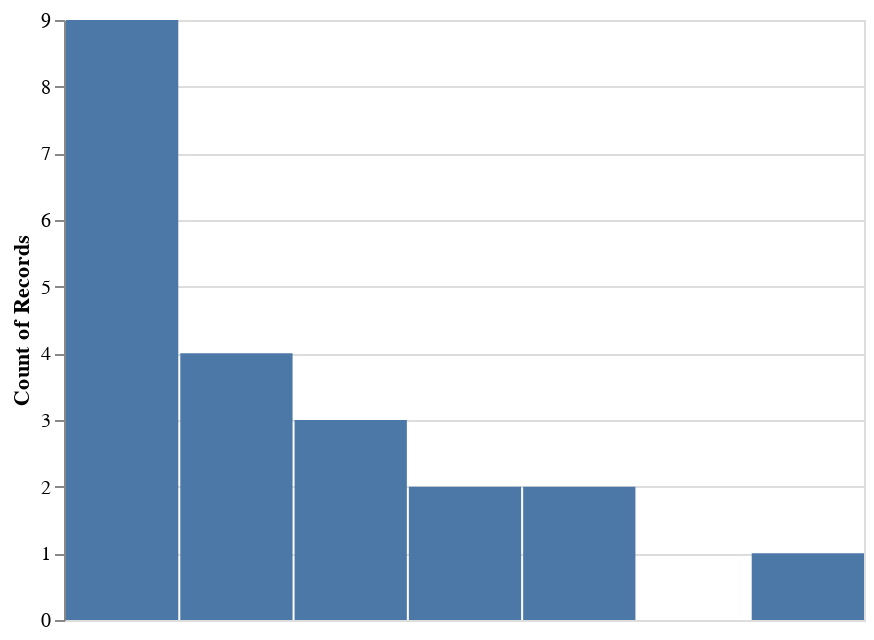

The cell this chart's notebook holds for it:
### Markdown cell above
### Histogramas

### Code cell
alt.Chart(agrupacion_clientes).mark_bar().encode(
  x=alt.X("IMPORTEMONTRANSACCION", bin=True, axis=None),
  y="count()",).interactive()

### Figure 1 — Vega-Lite specification as saved in the notebook (floating-point values rounded to 4 significant figures)
{"config": {"view": {"continuousWidth": 400, "continuousHeight": 300}}, "data": {"name": "data-329b21e98e5bca775fd5a11cb0e481f7"}, "mark": "bar", "encoding": {"x": {"type": "quantitative", "axis": null, "bin": true, "field": "IMPORTEMONTRANSACCION"}, "y": {"type": "quantitative", "aggregate": "count"}}, "selection": {"selector006": {"type": "interval", "bind": "scales", "encodings": ["x", "y"]}}, "$schema": "https://vega.github.io/schema/vega-lite/v4.8.1.json", "datasets": {"data-329b21e98e5bca775fd5a11cb0e481f7": [{"ORGANIZACION": "Algorte S.A.", "DESCRIPCION": 0.0, "PRODUCTODESCRIPCION": 0.0, "CANTIDAD": 1.0, "PRECIO": 150.0, "IMPORTEMONPRINCIPAL": 150.0, "IMPORTEMONTRANSACCION": 150.0, "VENDEDOR": 0.0, "DESCUENTO": 0.0}, {"ORGANIZACION": "Amazon Group", "DESCRIPCION": 0.0, "PRODUCTODESCRIPCION": 0.0, "CANTIDAD": 63.0, "PRECIO": 54050.0, "IMPORTEMONPRINCIPAL": 412100.0, "IMPORTEMONTRANSACCION": 412100.0, "VENDEDOR": 0.0, "DESCUENTO": 0.0}, {"ORGANIZACION": "Berker S.R.L", "DESCRIPCION": 0.0, "PRODUCTODESCRIPCION": 0.0, "CANTIDAD": 75.0, "PRECIO": 7760.0, "IMPORTEMONPRINCIPAL": 142200.0, "IMPORTEMONTRANSACCION": 142200.0, "VENDEDOR": 0.0, "DESCUENTO": 0.0}, {"ORGANIZACION": "Campomas S.A.", "DESCRIPCION": 0.0, "PRODUCTODESCRIPCION": 0.0, "CANTIDAD": 78.0, "PRECIO": 134500.0, "IMPORTEMONPRINCIPAL": 728200.0, "IMPORTEMONTRANSACCION": 728200.0, "VENDEDOR": 0.0, "DESCUENTO": 0.0}, {"ORGANIZACION": "Consumidor Final", "DESCRIPCION": 0.0, "PRODUCTODESCRIPCION": 0.0, "CANTIDAD": 10.0, "PRECIO": 124.0, "IMPORTEMONPRINCIPAL": 1240.0, "IMPORTEMONTRANSACCION": 1240.0, "VENDEDOR": 0.0, "DESCUENTO": 0.0}, {"ORGANIZACION": "Donadelli S.R.L", "DESCRIPCION": 0.0, "PRODUCTODESCRIPCION": 0.0, "CANTIDAD": 1.0, "PRECIO": 73210.0, "IMPORTEMONPRINCIPAL": 73210.0, "IMPORTEMONTRANSACCION": 73210.0, "VENDEDOR": 0.0, "DESCUENTO": 0.0}, {"ORGANIZACION": "Etigand S.A.", "DESCRIPCION": 0.0, "PRODUCTODESCRIPCION": 0.0, "CANTIDAD": 60.0, "PRECIO": 15370.0, "IMPORTEMONPRINCIPAL": 385100.0, "IMPORTEMONTRANSACCION": 385100.0, "VENDEDOR": 0.0, "DESCUENTO": 0.0}, {"ORGANIZACION": "Ferrari Hnos S.A.", "DESCRIPCION": 0.0, "PRODUCTODESCRIPCION": 0.0, "CANTIDAD": 85.0, "PRECIO": 5032.0, "IMPORTEMONPRINCIPAL": 238100.0, "IMPORTEMONTRANSACCION": 238100.0, "VENDEDOR": 0.0, "DESCUENTO": 0.0}, {"ORGANIZACION": "Galardon S.A.", "DESCRIPCION": 0.0, "PRODUCTODESCRIPCION": 0.0, "CANTIDAD": 24.0, "PRECIO": 84010.0, "IMPORTEMONPRINCIPAL": 308600.0, "IMPORTEMONTRANSACCION": 308600.0, "VENDEDOR": 0.0, "DESCUENTO": 0.0}, {"ORGANIZACION": "Hernandez S.A.", "DESCRIPCION": 0.0, "PRODUCTODESCRIPCION": 0.0, "CANTIDAD": 110.0, "PRECIO": 154400.0, "IMPORTEMONPRINCIPAL": 840800.0, "IMPORTEMONTRANSACCION": 840800.0, "VENDEDOR": 0.0, "DESCUENTO": 0.0}, {"ORGANIZACION": "Horacio Aguirre", "DESCRIPCION": 0.0, "PRODUCTODESCRIPCION": 0.0, "CANTIDAD": 10.0, "PRECIO": 6300.0, "IMPORTEMONPRINCIPAL": 63000.0, "IMPORTEMONTRANSACCION": 63000.0, "VENDEDOR": 0.0, "DESCUENTO": 0.0}, {"ORGANIZACION": "Horizonte S.A.", "DESCRIPCION": 0.0, "PRODUCTODESCRIPCION": 0.0, "CANTIDAD": 72.0, "PRECIO": 241300.0, "IMPORTEMONPRINCIPAL": 974000.0, "IMPORTEMONTRANSACCION": 974000.0, "VENDEDOR": 0.0, "DESCUENTO": 0.0}, {"ORGANIZACION": "Ignition S.A.C.I", "DESCRIPCION": 0.0, "PRODUCTODESCRIPCION": 0.0, "CANTIDAD": 35.0, "PRECIO": 7100.0, "IMPORTEMONPRINCIPAL": 162500.0, "IMPORTEMONTRANSACCION": 162500.0, "VENDEDOR": 0.0, "DESCUENTO": 0.0}, {"ORGANIZACION": "Jameson SRL", "DESCRIPCION": 0.0, "PRODUCTODESCRIPCION": 0.0, "CANTIDAD": 43.0, "PRECIO": 37490.0, "IMPORTEMONPRINCIPAL": 493600.0, "IMPORTEMONTRANSACCION": 493600.0, "VENDEDOR": 0.0, "DESCUENTO": 0.0}, {"ORGANIZACION": "Javier Moroni", "DESCRIPCION": 0.0, "PRODUCTODESCRIPCION": 0.0, "CANTIDAD": 67.0, "PRECIO": 232000.0, "IMPORTEMONPRINCIPAL": 274600.0, "IMPORTEMONTRANSACCION": 274600.0, "VENDEDOR": 0.0, "DESCUENTO": 0.0}, {"ORGANIZACION": "Juan Fernández", "DESCRIPCION": 0.0, "PRODUCTODESCRIPCION": 0.0, "CANTIDAD": 49.0, "PRECIO": 55240.0, "IMPORTEMONPRINCIPAL": 724500.0, "IMPORTEMONTRANSACCION": 724500.0, "VENDEDOR": 0.0, "DESCUENTO": 0.0}, {"ORGANIZACION": "Juan Lopez", "DESCRIPCION": 0.0, "PRODUCTODESCRIPCION": 0.0, "CANTIDAD": 8.0, "PRECIO": 17730.0, "IMPORTEMONPRINCIPAL": 24170.0, "IMPORTEMONTRANSACCION": 24170.0, "VENDEDOR": 0.0, "DESCUENTO": 0.0}, {"ORGANIZACION": "Klarkson", "DESCRIPCION": 0.0, "PRODUCTODESCRIPCION": 0.0, "CANTIDAD": 104.0, "PRECIO": 18650.0, "IMPORTEMONPRINCIPAL": 122400.0, "IMPORTEMONTRANSACCION": 122400.0, "VENDEDOR": 0.0, "DESCUENTO": 0.0}, {"ORGANIZACION": "Manganello S.R.L", "DESCRIPCION": 0.0, "PRODUCTODESCRIPCION": 0.0, "CANTIDAD": 90.0, "PRECIO": 400800.0, "IMPORTEMONPRINCIPAL": 1399000.0, "IMPORTEMONTRANSACCION": 1399000.0, "VENDEDOR": 0.0, "DESCUENTO": 0.0}, {"ORGANIZACION": "Nicolasen y Asociados S.A.", "DESCRIPCION": 0.0, "PRODUCTODESCRIPCION": 0.0, "CANTIDAD": 109.0, "PRECIO": 134000.0, "IMPORTEMONPRINCIPAL": 515100.0, "IMPORTEMONTRANSACCION": 515100.0, "VENDEDOR": 0.0, "DESCUENTO": 0.0}, {"ORGANIZACION": "Valeria Welponer", "DESCRIPCION": 0.0, "PRODUCTODESCRIPCION": 0.0, "CANTIDAD": 3.0, "PRECIO": 33470.0, "IMPORTEMONPRINCIPAL": 100400.0, "IMPORTEMONTRANSACCION": 100400.0, "VENDEDOR": 0.0, "DESCUENTO": 0.0}]}}
